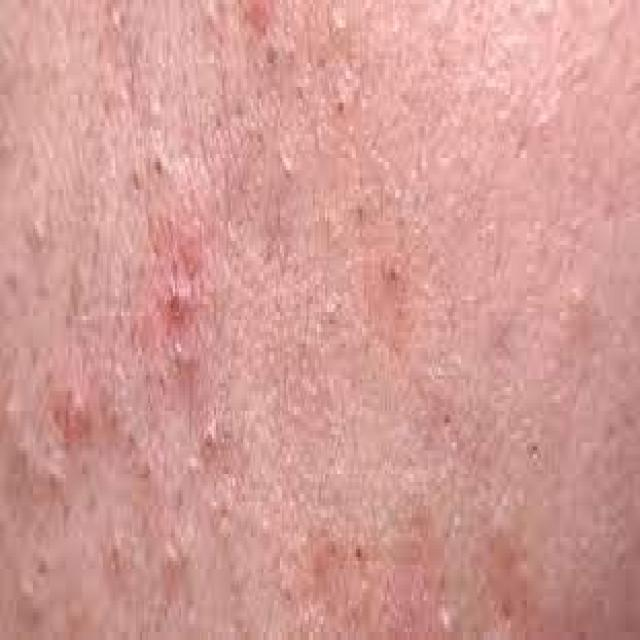
#> input picture datasets/acne_v1_original/train/images/kurnaz_000013.jpg, 640 x 640 px, found by its file name
$ python construct_master_registry.py   (older library calls are emulated)
#> lines starting #> are read from the running program, lines starting #| are printed output that depends on the picture
import os
import sys
import json
import csv
import cv2
import pandas as pd
import numpy as np

# Set workspace root
WORKSPACE_ROOT = r"c:\Users\KARTHIK V\OneDrive\Desktop\QYRO-Medical-AI"

# Paths to input directories and files
DIR_KURNAZ = os.path.join(WORKSPACE_ROOT, "datasets", "skin", "acne", "cleaned", "kurnaz_yolov8_cleaned_v1")
DIR_TISWAN = os.path.join(WORKSPACE_ROOT, "datasets", "skin", "acne", "cleaned", "tiswan_cleaned_v1")
DIR_ACNE04 = os.path.join(WORKSPACE_ROOT, "datasets", "skin", "acne", "cleaned", "acne04_cleaned_v1")
DIR_SCIN_IMAGES = os.path.join(WORKSPACE_ROOT, "datasets", "skin", "acne", "raw", "google_scin", "extracted", "acne_subset")
FILE_SCIN_CASES = os.path.join(WORKSPACE_ROOT, "datasets", "skin", "acne", "raw", "google_scin", "original_download", "scin_cases.csv")
FILE_SCIN_LABELS = os.path.join(WORKSPACE_ROOT, "datasets", "skin", "acne", "raw", "google_scin", "original_download", "scin_labels.csv")
DIR_DERMNET = os.path.join(WORKSPACE_ROOT, "datasets", "skin", "acne", "cleaned", "dermnet_cleaned_v1")
FILE_DERMNET_LOG = os.path.join(WORKSPACE_ROOT, "reports", "dermnet_cleaning_log.csv")

# Output files
FILE_OUTPUT_CSV = os.path.join(WORKSPACE_ROOT, "registry", "master_acne_registry.csv")
FILE_OUTPUT_STATS = os.path.join(WORKSPACE_ROOT, "reports", "master_registry_stats.json")
FILE_OUTPUT_REPORT = os.path.join(WORKSPACE_ROOT, "reports", "master_registry_report.md")

# Ensure output directories exist
os.makedirs(os.path.dirname(FILE_OUTPUT_CSV), exist_ok=True)
os.makedirs(os.path.dirname(FILE_OUTPUT_STATS), exist_ok=True)

# Required columns schema
SCHEMA_COLUMNS = [
    "image_id",
    "source_dataset",
    "dataset_version",
    "image_path",
    "split",
    "task_type",
    "subtype_label",
    "severity_label",
    "annotation_type",
    "skin_tone",
    "body_region",
    "clinical_quality",
    "dermatologist_verified",
    "duplicate_cluster",
    "source_weight",
    "confidence_source",
    "primary_use",
    "condition_family",
    "notes"
]

def get_blur_score_and_quality(filepath):
    """Calculates Laplacian variance of the image and maps to quality bins."""
    if not os.path.exists(filepath):
        return -1, "unknown"
    try:
        img = cv2.imread(filepath, cv2.IMREAD_GRAYSCALE)
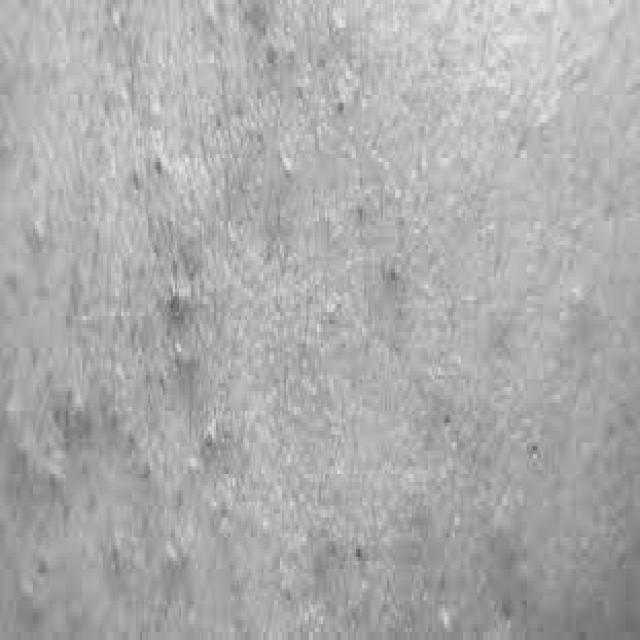
#> img: shape (640, 640); min 83, max 235, mean 171.8
        if img is None:
            return -1, "unknown"
        var = cv2.Laplacian(img, cv2.CV_64F).var()
#> var = 49.21

        # clinical quality = sharp/usable/borderline/poor
        if var >= 150:
            quality = "sharp"
        elif var >= 60:
            quality = "usable"
        elif var >= 20:
            quality = "borderline"
        else:
            quality = "poor"
        return round(var, 2), quality
    except Exception:
        return -1, "unknown"

def normalize_path(absolute_path):
    """Converts absolute path to workspace-relative path with forward slashes."""
    rel = os.path.relpath(absolute_path, WORKSPACE_ROOT)
    return rel.replace("\\", "/")

# [29 lines left out: functions get_scin_body_region, get_scin_monk_tone, not called in this run]

def main():
    records = []

    # Keep track of indices for image_id generation
    idx_kurnaz = 1
    idx_tiswan = 1
    idx_acne04 = 1
    idx_scin = 1
    idx_dermnet = 1

    # ----------------------------------------------------
    # 1. KURNAZ YOLOv8 INGESTION
    # ----------------------------------------------------
    print("Ingesting Kurnaz dataset...")
    splits = ["train", "valid", "test"]
    for split in splits:
        img_dir = os.path.join(DIR_KURNAZ, split, "images")
        if not os.path.exists(img_dir):
            continue
        for filename in sorted(os.listdir(img_dir)):
            if not filename.lower().endswith(('.jpg', '.jpeg', '.png')):
                continue
            abs_path = os.path.join(img_dir, filename)
            rel_path = normalize_path(abs_path)

            var, quality = get_blur_score_and_quality(abs_path)
#> var = 49.21; quality = 'borderline'
#> (the rest of the program and of its run is left out)
